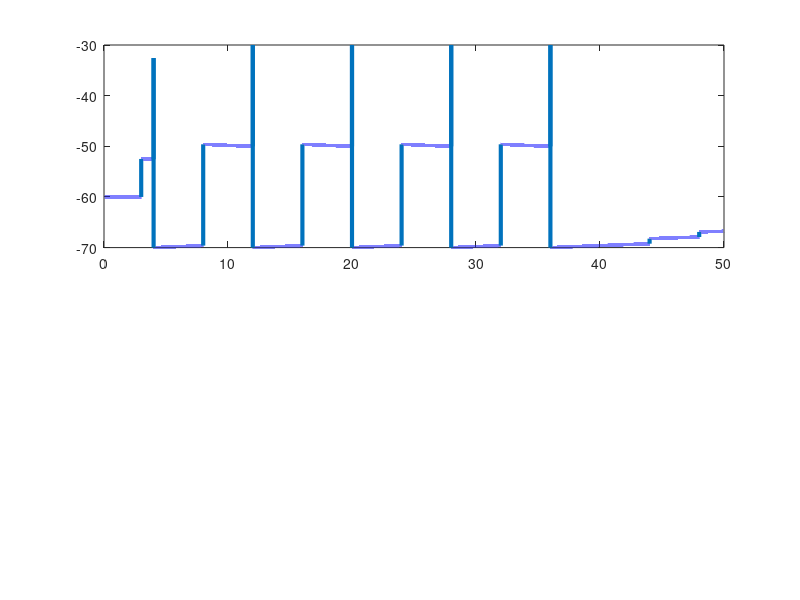

Write the MATLAB code that produced this figure. (Note: this script raises an error after producing the figure.)
clear all;
close all;
sim_time = 50; %s
dt = 0.0002;
T = 0:dt:sim_time; % 1 second simulation
Vm = zeros(sim_time/dt + 1, 1);
E_L = -60; %mV
Vm(1) = E_L; %mV
g_L = 0.01; %uS
C = 1; %nF
V_th = -40; %mV
V_R = -70;

s = zeros(sim_time/dt + 1, 1);

g_syn = zeros(sim_time/dt + 1, 1);
g_syn(1) = 0.008;
E = -80;
tau_syn = 20;

for t = 1:length(T) - 1,
    if t == 15000,
        s(t) = 37.5;
    elseif t > 12000 & t< 200000 & mod(t, 20000) == 0,
        s(t) = 100;
    elseif t > 200000 & mod(t, 20000) == 0,
        s(t) = 5;
    end
end


for t=1:length(T)-1,
    if Vm(t) >= V_th,
        g_syn(t+1) = g_syn(t) + dt * (-g_syn(t)/tau_syn*(Vm(t) - E));

        Vm(t+1) = V_R;

    else,
      g_syn(t+1) = g_syn(t) - 0.00000000001;
      Vm(t+1) = Vm(t) + dt * (g_L*(E_L-Vm(t)) + s(t)*1000)/C;
    end;

end;

T = T;

subplot(2,1,1);
plot(T,Vm,'LineWidth', 3.0);

yline(V_th);
xlabel('Time [s]', 'FontSize',20);

ylabel('Voltage [mV]','FontSize',20 );

subplot(2,1,2);
plot(T, g_syn, 'r', 'LineWidth', 3.0);

xlabel('Time [s]', 'FontSize',20);

ylabel('g [S]', 'FontSize',20);

grid on;


% Parameters from https://www.cns.nyu.edu/~david/handouts/integrate-and-fire.pdf
